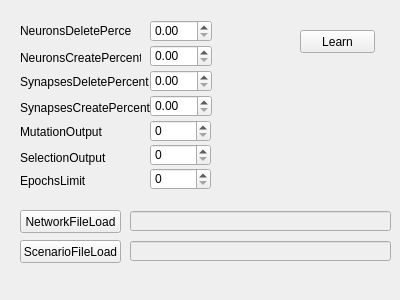
<?xml version="1.0" encoding="UTF-8"?>
<ui version="4.0">
 <class>LearningTab</class>
 <widget class="QWidget" name="LearningTab">
  <property name="geometry">
   <rect>
    <x>0</x>
    <y>0</y>
    <width>400</width>
    <height>300</height>
   </rect>
  </property>
  <property name="windowTitle">
   <string>Form</string>
  </property>
  <widget class="QPushButton" name="NetworkFileLoad">
   <property name="geometry">
    <rect>
     <x>20</x>
     <y>210</y>
     <width>101</width>
     <height>23</height>
    </rect>
   </property>
   <property name="text">
    <string>NetworkFileLoad</string>
   </property>
  </widget>
  <widget class="QLabel" name="NeuronsDeletePercent">
   <property name="geometry">
    <rect>
     <x>20</x>
     <y>23</y>
     <width>111</width>
     <height>16</height>
    </rect>
   </property>
   <property name="text">
    <string>NeuronsDeletePercent</string>
   </property>
  </widget>
  <widget class="QPushButton" name="Learn">
   <property name="geometry">
    <rect>
     <x>300</x>
     <y>30</y>
     <width>75</width>
     <height>23</height>
    </rect>
   </property>
   <property name="text">
    <string>Learn</string>
   </property>
  </widget>
  <widget class="QPushButton" name="ScenarioFileLoad">
   <property name="geometry">
    <rect>
     <x>20</x>
     <y>240</y>
     <width>101</width>
     <height>23</height>
    </rect>
   </property>
   <property name="text">
    <string>ScenarioFileLoad</string>
   </property>
  </widget>
  <widget class="QLineEdit" name="NetworkFileText">
   <property name="enabled">
    <bool>false</bool>
   </property>
   <property name="geometry">
    <rect>
     <x>130</x>
     <y>211</y>
     <width>261</width>
     <height>20</height>
    </rect>
   </property>
  </widget>
  <widget class="QLineEdit" name="ScenarioFileText">
   <property name="enabled">
    <bool>false</bool>
   </property>
   <property name="geometry">
    <rect>
     <x>130</x>
     <y>241</y>
     <width>261</width>
     <height>20</height>
    </rect>
   </property>
  </widget>
  <widget class="QLabel" name="NeuronsCreatePercent">
   <property name="geometry">
    <rect>
     <x>20</x>
     <y>50</y>
     <width>121</width>
     <height>16</height>
    </rect>
   </property>
   <property name="text">
    <string>NeuronsCreatePercent</string>
   </property>
  </widget>
  <widget class="QLabel" name="SynapsesDeletePercent">
   <property name="geometry">
    <rect>
     <x>20</x>
     <y>74</y>
     <width>151</width>
     <height>16</height>
    </rect>
   </property>
   <property name="text">
    <string>SynapsesDeletePercent</string>
   </property>
  </widget>
  <widget class="QDoubleSpinBox" name="SynapsesCreatePercentValue">
   <property name="geometry">
    <rect>
     <x>150</x>
     <y>95</y>
     <width>62</width>
     <height>22</height>
    </rect>
   </property>
   <property name="maximum">
    <double>100.000000000000000</double>
   </property>
  </widget>
  <widget class="QLabel" name="SynapsesCreatePercent">
   <property name="geometry">
    <rect>
     <x>20</x>
     <y>100</y>
     <width>141</width>
     <height>16</height>
    </rect>
   </property>
   <property name="text">
    <string>SynapsesCreatePercent</string>
   </property>
  </widget>
  <widget class="QDoubleSpinBox" name="SynapsesDeletePercentValue">
   <property name="geometry">
    <rect>
     <x>150</x>
     <y>70</y>
     <width>62</width>
     <height>22</height>
    </rect>
   </property>
   <property name="maximum">
    <double>100.000000000000000</double>
   </property>
  </widget>
  <widget class="QLabel" name="MutationOutput">
   <property name="geometry">
    <rect>
     <x>20</x>
     <y>124</y>
     <width>111</width>
     <height>16</height>
    </rect>
   </property>
   <property name="text">
    <string>MutationOutput</string>
   </property>
  </widget>
  <widget class="QLabel" name="SelectionOutput">
   <property name="geometry">
    <rect>
     <x>20</x>
     <y>150</y>
     <width>91</width>
     <height>16</height>
    </rect>
   </property>
   <property name="text">
    <string>SelectionOutput</string>
   </property>
  </widget>
  <widget class="QLabel" name="EpochsLimit">
   <property name="geometry">
    <rect>
     <x>20</x>
     <y>173</y>
     <width>101</width>
     <height>16</height>
    </rect>
   </property>
   <property name="text">
    <string>EpochsLimit</string>
   </property>
  </widget>
  <widget class="QSpinBox" name="EpochsLimitValue">
   <property name="geometry">
    <rect>
     <x>150</x>
     <y>168</y>
     <width>61</width>
     <height>22</height>
    </rect>
   </property>
   <property name="maximum">
    <number>9999999</number>
   </property>
  </widget>
  <widget class="QSpinBox" name="SelectionOutputValue">
   <property name="geometry">
    <rect>
     <x>150</x>
     <y>144</y>
     <width>61</width>
     <height>22</height>
    </rect>
   </property>
   <property name="maximum">
    <number>9999999</number>
   </property>
  </widget>
  <widget class="QSpinBox" name="MutationOutputValue">
   <property name="geometry">
    <rect>
     <x>150</x>
     <y>120</y>
     <width>61</width>
     <height>22</height>
    </rect>
   </property>
   <property name="maximum">
    <number>9999999</number>
   </property>
  </widget>
  <widget class="QDoubleSpinBox" name="NeuronsCreatePercentValue">
   <property name="geometry">
    <rect>
     <x>150</x>
     <y>45</y>
     <width>62</width>
     <height>22</height>
    </rect>
   </property>
   <property name="maximum">
    <double>100.000000000000000</double>
   </property>
  </widget>
  <widget class="QDoubleSpinBox" name="NeuronsDeletePercentValue">
   <property name="geometry">
    <rect>
     <x>150</x>
     <y>20</y>
     <width>62</width>
     <height>22</height>
    </rect>
   </property>
   <property name="maximum">
    <double>100.000000000000000</double>
   </property>
  </widget>
 </widget>
 <resources/>
 <connections/>
</ui>
